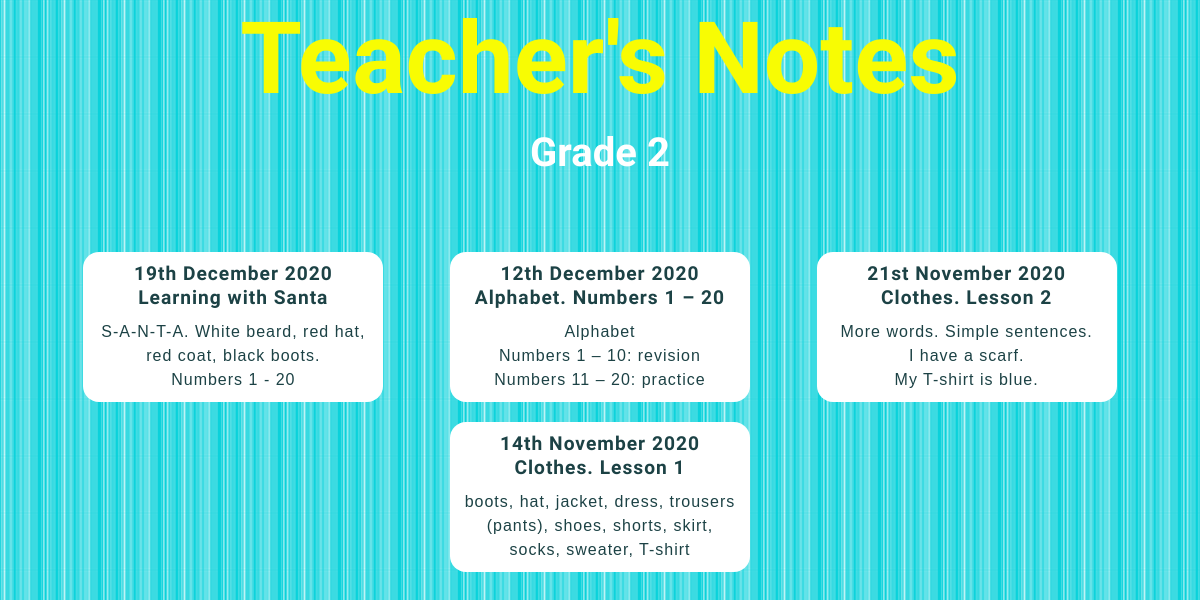
Page /blog/grade2/ on the committed database.
### blog/models.py (models this page shows, shortened)
class Grade2blogpost(models.Model):
    grade = models.CharField(max_length=10, default='Grade 2')
    date = models.DateField()
    title = models.TextField(max_length=200)
    intro = models.TextField(max_length=400, default='intro')
    description = models.TextField()
    image = models.ImageField(upload_to='blog/images/', default='blog/images/soon.png')
    file = models.FileField(upload_to='blog/lessonplans/', default='blog/lessonplans/empty.pdf')
    credits = models.TextField(blank='True')

### blog/views.py (the view)
# urls.py: path('grade2/', views.view_all_grade2, name='url_all_grade2'),
def view_all_grade2(request):
    blogposts = Grade2blogpost.objects.order_by('-date')
    return render(request, 'blog/onegrade_2.html', {'blogposts': blogposts})

### blog/templates/blog/onegrade_2.html (shortened to what this page needs)
<!DOCTYPE html>
{% load static %}
<html lang="en">
<head>
    <link href="{% static 'blog/all_posts.css' %}" type="text/css" rel="stylesheet"/>
    <link href="{% static 'blog/queries.css' %}" type="text/css" rel="stylesheet"/>
</head>
<body>
<header>
    <h1>Teacher's Notes</h1>
    <h2>Grade 2</h2>
</header>
<section>
    <h3></h3>
    <div class="flex-container">
        {% for blogpost in blogposts %}
            <a class="button" href="{% url 'blog:url_one_grade2' blogpost.id %}">
                <h4>{{ blogpost.date|date:'jS F Y' }}</h4>
                <h4>{{ blogpost.title }}</h4>
                <p>{{ blogpost.intro|safe|truncatewords:20 }}</p></a>
        {% endfor %}
    </div>
</section>
</body>
</html>

### blog/static/blog/all_posts.css (style rules this page uses)
* { margin: 0; padding: 0; box-sizing: border-box; }
body { background-color: #0AD2DB; background-image: url(stripes_26.png); font-family: Arial, Helvetica, sans-serif; font-size: 16px; text-align: center; }
h1, h2, h3, h4, h5 { font-family: 'Dosis', sans-serif; }
h1 { font-size: 100px; color: #F8FC03; }
h2 { font-size: 40px; color: white; padding: 12px; }
h3 { font-size: 32px; color: #00868e; padding: 12px; margin-top: 20px; margin-bottom: 10px; }
h4 { font-size: 120%; }
p { padding-top: 10px; }
a { color: #00868e; }
.button { border-radius: 16px; color: #1c4245; padding: 10px; text-decoration: none; display: inline-block; margin: 10px; line-height: 150%; letter-spacing: 1px; background-color: white; width: 300px; }
.flex-container { margin: auto; min-width: 200px; max-width: 1100px; display: -webkit-box; display: -ms-flexbox; display: flex; -ms-flex-wrap: wrap; flex-wrap: wrap; -ms-flex-pack: distribute; justify-content: space-around; padding-bottom: 5px; }

### rows in the picture
Grade2blogpost: date "19th December 2020", title "Learning with Santa", intro "S-A-N-T-A. White beard, red hat, red coat, black boots. Numbers 1 - 20"
Grade2blogpost: date "12th December 2020", title "Alphabet. Numbers 1 – 20", intro "Alphabet Numbers 1 – 10: revision Numbers 11 – 20: practice"
Grade2blogpost: date "21st November 2020", title "Clothes. Lesson 2", intro "More words. Simple sentences. I have a scarf. My T-shirt is blue."
Grade2blogpost: date "14th November 2020", title "Clothes. Lesson 1", intro "boots, hat, jacket, dress, trousers (pants), shoes, shorts, skirt, socks, sweater, T-shirt"
